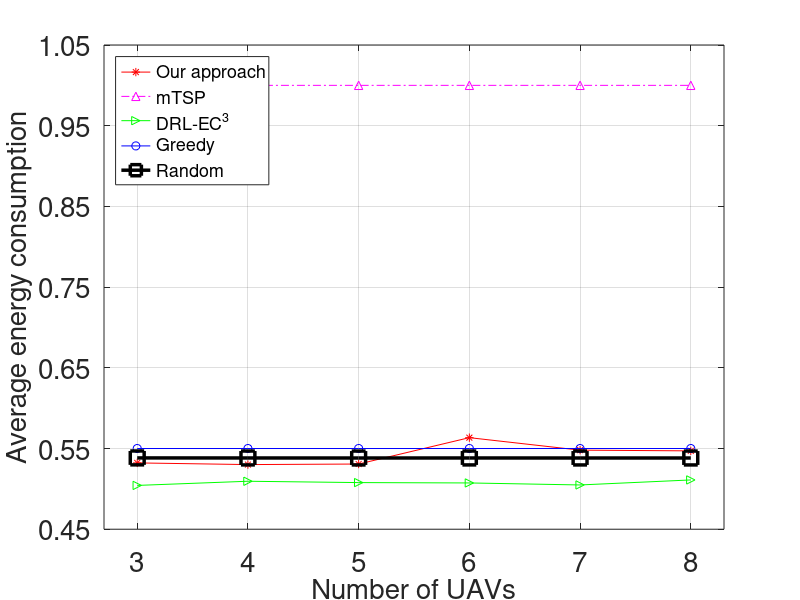

This figure's MATLAB source:
clear
figure(1)

uav_numbers = 3:1:8;

centrilized_Normalized_average_energy_consumption=[0.504268961468	0.509436443883	0.507774840509	0.507330639454	0.504839019451	0.51105080963];
mtsp_Normalized_average_energy_consumption = [1 1 1 1 1 1];
distributed_Normalized_average_energy_consumption = [0.5321640691172577	
    0.5300850641038677	
    0.5307780957407516	
    0.563452	
    0.5479846582099743	
    0.5470721];
greedy_Normalized_average_energy_consumption=[0.5500000000000052
	0.5500000000000052
	0.5500000000000052
	0.5500000000000052
	0.5500000000000052
	0.5500000000000052

];
ramdom_Normalized_average_energy_consumption=[0.5383437904428185
	0.5382785354725043
	0.53823981173122
	0.538282181037578
	0.5382516460077271
	0.5382499044017804

];

plot(uav_numbers,distributed_Normalized_average_energy_consumption,'r-*',uav_numbers,mtsp_Normalized_average_energy_consumption ,'m-.^',uav_numbers,centrilized_Normalized_average_energy_consumption,'g->',uav_numbers,greedy_Normalized_average_energy_consumption,'b-o',uav_numbers,ramdom_Normalized_average_energy_consumption,'k-s','Linewidth',2.5,'markersize',10)

xlim([2.7,8.3])
%ylim([0.48,0.68])
ylim([0.45,1.05])

set(gca,'xtick', (3:1:8),'fontsize',20)
%set(gca,'ytick', (0.48:0.04:0.68),'fontsize',20)
set(gca,'ytick', (0.45:0.1:1.05),'fontsize',20)

legend({'Our approach','mTSP','DRL-EC^3','Greedy','Random'},'location','NorthWest','fontsize',13)

xlabel('Number of UAVs','fontsize',20)
ylabel({'Average energy consumption'},'fontsize',20)
%ylabel('Normalized average energy consumption','fontsize',20)
grid on;
saveas(gcf,'UAV_energy.pdf')
